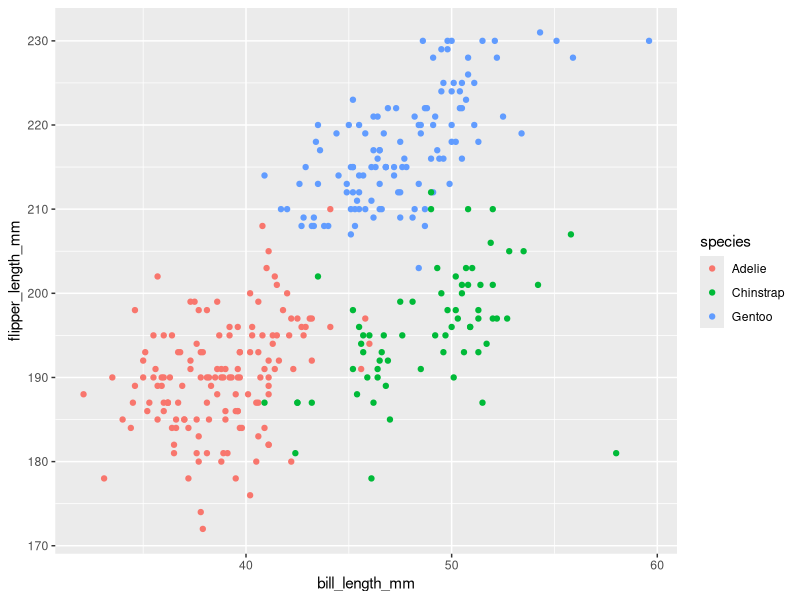
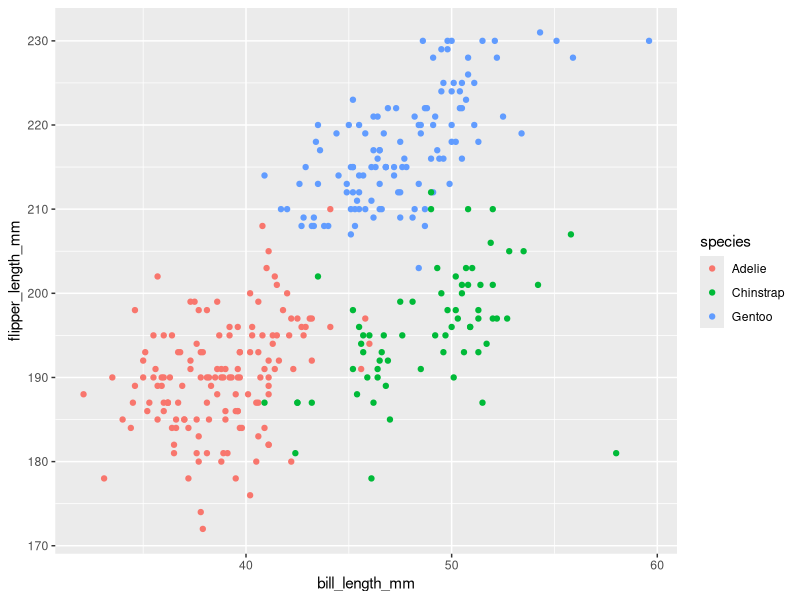

The R source for these figures, in order:
## ---- chunk 1
library(tidyverse) 
## ---- chunk 2
data("penguins", package = "palmerpenguins")  
penguins_drop = drop_na(penguins) 
## ---- chunk 3
ggplot(penguins_drop,aes(x = bill_length_mm,y = flipper_length_mm,color=species)) + geom_point()
ggsave('scatterplot of problem1.pdf')
